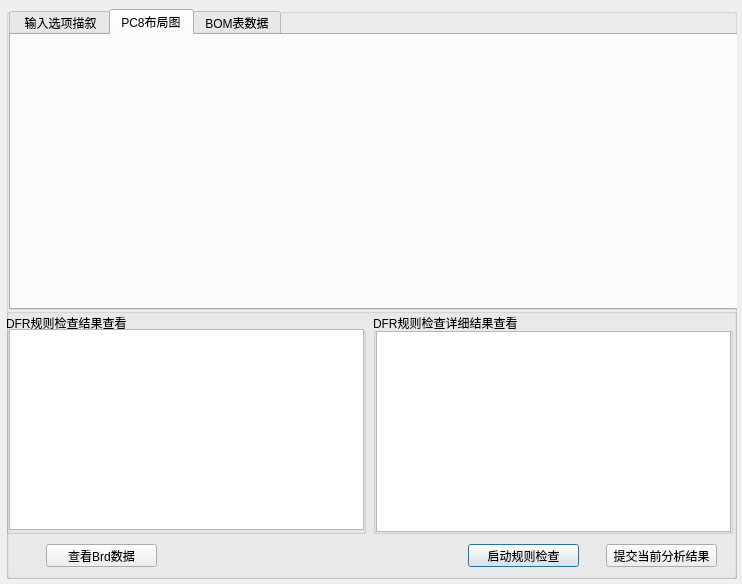
<?xml version="1.0" encoding="UTF-8"?>
<ui version="4.0">
 <class>DFRRiskAnalyse</class>
 <widget class="QDialog" name="DFRRiskAnalyse">
  <property name="geometry">
   <rect>
    <x>0</x>
    <y>0</y>
    <width>742</width>
    <height>584</height>
   </rect>
  </property>
  <property name="windowTitle">
   <string>Dialog</string>
  </property>
  <property name="windowIcon">
   <iconset resource="../qrc/Top.qrc">
    <normaloff>:/new/wl/Logo_ico.png</normaloff>:/new/wl/Logo_ico.png</iconset>
  </property>
  <widget class="QGroupBox" name="groupBox">
   <property name="geometry">
    <rect>
     <x>6</x>
     <y>8</y>
     <width>731</width>
     <height>571</height>
    </rect>
   </property>
   <property name="title">
    <string/>
   </property>
   <widget class="QTabWidget" name="tabWidget_3">
    <property name="geometry">
     <rect>
      <x>3</x>
      <y>1</y>
      <width>731</width>
      <height>301</height>
     </rect>
    </property>
    <property name="currentIndex">
     <number>1</number>
    </property>
    <widget class="QWidget" name="tabInputDescribe">
     <attribute name="title">
      <string> 输入选项描叙</string>
     </attribute>
    </widget>
    <widget class="QWidget" name="tabPC8">
     <attribute name="title">
      <string>PC8布局图</string>
     </attribute>
    </widget>
    <widget class="QWidget" name="taBOM">
     <attribute name="title">
      <string>BOM表数据</string>
     </attribute>
    </widget>
   </widget>
   <widget class="QGroupBox" name="groupBox_2">
    <property name="geometry">
     <rect>
      <x>0</x>
      <y>300</y>
      <width>731</width>
      <height>271</height>
     </rect>
    </property>
    <property name="title">
     <string/>
    </property>
    <widget class="QGroupBox" name="groupBox_3">
     <property name="geometry">
      <rect>
       <x>0</x>
       <y>5</y>
       <width>360</width>
       <height>221</height>
      </rect>
     </property>
     <property name="title">
      <string>DFR规则检查结果查看</string>
     </property>
     <widget class="QTableWidget" name="tableWidgetResult">
      <property name="geometry">
       <rect>
        <x>3</x>
        <y>16</y>
        <width>355</width>
        <height>201</height>
       </rect>
      </property>
     </widget>
    </widget>
    <widget class="QGroupBox" name="groupBox_4">
     <property name="geometry">
      <rect>
       <x>367</x>
       <y>5</y>
       <width>360</width>
       <height>221</height>
      </rect>
     </property>
     <property name="title">
      <string>DFR规则检查详细结果查看</string>
     </property>
     <widget class="QTableWidget" name="tableWidgetResultDetail">
      <property name="geometry">
       <rect>
        <x>3</x>
        <y>18</y>
        <width>355</width>
        <height>201</height>
       </rect>
      </property>
     </widget>
    </widget>
    <widget class="QPushButton" name="pbStartCheck">
     <property name="geometry">
      <rect>
       <x>462</x>
       <y>236</y>
       <width>111</width>
       <height>23</height>
      </rect>
     </property>
     <property name="text">
      <string>启动规则检查</string>
     </property>
    </widget>
    <widget class="QPushButton" name="pbSubmitResult">
     <property name="geometry">
      <rect>
       <x>600</x>
       <y>236</y>
       <width>111</width>
       <height>23</height>
      </rect>
     </property>
     <property name="text">
      <string>提交当前分析结果</string>
     </property>
    </widget>
    <widget class="QPushButton" name="pbBrdData">
     <property name="geometry">
      <rect>
       <x>40</x>
       <y>236</y>
       <width>111</width>
       <height>23</height>
      </rect>
     </property>
     <property name="text">
      <string>查看Brd数据</string>
     </property>
    </widget>
   </widget>
  </widget>
 </widget>
 <resources>
  <include location="../qrc/Top.qrc"/>
 </resources>
 <connections/>
</ui>
